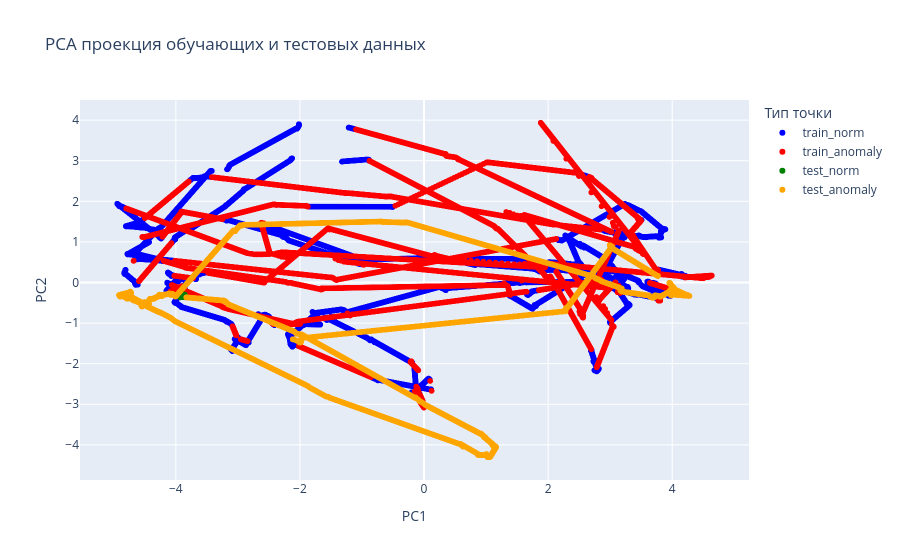

The code cell stored with this chart in its notebook:
### Code cell
import numpy as np
import pandas as pd
import plotly.express as px
from sklearn.decomposition import PCA

# Предполагаем, что у вас уже есть:
# X_train_scaled, X_test_scaled, train_labels, anomaly_flags

# Объединяем данные
X_test_scaled = scaler.transform(X_new)
X_combined = np.vstack([X_train_scaled, X_test_scaled])
source = ['train'] * len(X_train_scaled) + ['test'] * len(X_test_scaled)

# PCA для двух компонент
pca = PCA(n_components=2, random_state=42)
X_pca = pca.fit_transform(X_combined)

# Создаём DataFrame
df_pca = pd.DataFrame({
    'PC1': X_pca[:, 0],
    'PC2': X_pca[:, 1],
    'source': source,
    'anomaly_train': np.concatenate([(train_labels == -1), [np.nan] * len(X_test_scaled)]),
    'anomaly_test': np.concatenate([[np.nan] * len(X_train_scaled), anomaly_flags])
})

# Формируем категорию точки для окраски
df_pca['point_type'] = 'train_norm'
df_pca.loc[(df_pca['source'] == 'train') & (df_pca['anomaly_train'] == True), 'point_type'] = 'train_anomaly'
df_pca.loc[(df_pca['source'] == 'test') & (df_pca['anomaly_test'] == True), 'point_type'] = 'test_anomaly'
df_pca.loc[(df_pca['source'] == 'test') & (df_pca['anomaly_test'] == False), 'point_type'] = 'test_norm'

# Цветовая карта
color_map = {
    'train_norm': 'blue',
    'train_anomaly': 'red',
    'test_norm': 'green',
    'test_anomaly': 'orange'
}

# Интерактивный график
fig = px.scatter(
    df_pca, x='PC1', y='PC2', color='point_type',
    color_discrete_map=color_map,
    title='PCA проекция обучающих и тестовых данных',
    labels={'point_type': 'Тип точки'},
    hover_data={'source': True, 'anomaly_train': True, 'anomaly_test': True}
)
fig.show()

# Доля объяснённой дисперсии
print(f"Доля объяснённой дисперсии двумя компонентами: {pca.explained_variance_ratio_.sum():.3f}")

### Figure 1 — Plotly figure (JSON) as saved in the notebook; plotly's stock layout.template omitted (floating-point values rounded to 4 significant figures; data arrays with more than 128 entries replaced by an {"elided": "..."} marker saying what was removed)
{"data": [{"customdata": {"elided": "24920x3 mixed values"}, "hovertemplate": "Тип точки=train_norm<br>PC1=%{x}<br>PC2=%{y}<br>source=%{customdata[0]}<br>anomaly_train=%{customdata[1]}<br>anomaly_test=%{customdata[2]}<extra></extra>", "legendgroup": "train_norm", "marker": {"color": "blue", "symbol": "circle"}, "mode": "markers", "name": "train_norm", "showlegend": true, "type": "scattergl", "x": {"elided": "24920 float values"}, "xaxis": "x", "y": {"elided": "24920 float values"}, "yaxis": "y"}, {"customdata": {"elided": "7336x3 mixed values"}, "hovertemplate": "Тип точки=train_anomaly<br>PC1=%{x}<br>PC2=%{y}<br>source=%{customdata[0]}<br>anomaly_train=%{customdata[1]}<br>anomaly_test=%{customdata[2]}<extra></extra>", "legendgroup": "train_anomaly", "marker": {"color": "red", "symbol": "circle"}, "mode": "markers", "name": "train_anomaly", "showlegend": true, "type": "scattergl", "x": {"elided": "7336 float values"}, "xaxis": "x", "y": {"elided": "7336 float values"}, "yaxis": "y"}, {"customdata": {"elided": "405x3 mixed values"}, "hovertemplate": "Тип точки=test_norm<br>PC1=%{x}<br>PC2=%{y}<br>source=%{customdata[0]}<br>anomaly_train=%{customdata[1]}<br>anomaly_test=%{customdata[2]}<extra></extra>", "legendgroup": "test_norm", "marker": {"color": "green", "symbol": "circle"}, "mode": "markers", "name": "test_norm", "showlegend": true, "type": "scattergl", "x": {"elided": "405 float values"}, "xaxis": "x", "y": {"elided": "405 float values"}, "yaxis": "y"}, {"customdata": {"elided": "7659x3 mixed values"}, "hovertemplate": "Тип точки=test_anomaly<br>PC1=%{x}<br>PC2=%{y}<br>source=%{customdata[0]}<br>anomaly_train=%{customdata[1]}<br>anomaly_test=%{customdata[2]}<extra></extra>", "legendgroup": "test_anomaly", "marker": {"color": "orange", "symbol": "circle"}, "mode": "markers", "name": "test_anomaly", "showlegend": true, "type": "scattergl", "x": {"elided": "7659 float values"}, "xaxis": "x", "y": {"elided": "7659 float values"}, "yaxis": "y"}], "layout": {"legend": {"title": {"text": "Тип точки"}, "tracegroupgap": 0}, "title": {"text": "PCA проекция обучающих и тестовых данных"}, "xaxis": {"anchor": "y", "domain": [0, 1], "title": {"text": "PC1"}}, "yaxis": {"anchor": "x", "domain": [0, 1], "title": {"text": "PC2"}}}}
